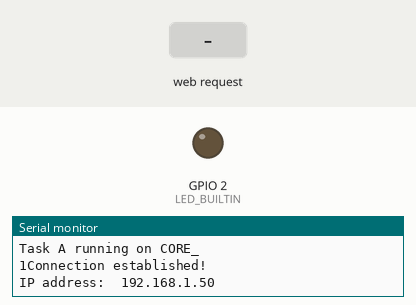
Bench run of a sketch on a simulated ESP32. Parts: output pins drawn as LEDs (lit = HIGH), the last lines printed to the serial monitor. The test bench sets the inputs (shaded band). WiFi joins after 1.5 s; servers stay silent unless stated.

Above: at 2.3 s.
2.4 s: HTTP request GET /H received
At 3.2 s:
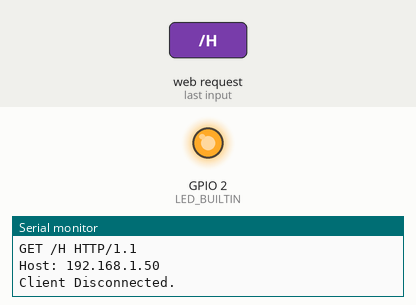
3.9 s: HTTP request GET /L received
At 4.3 s:
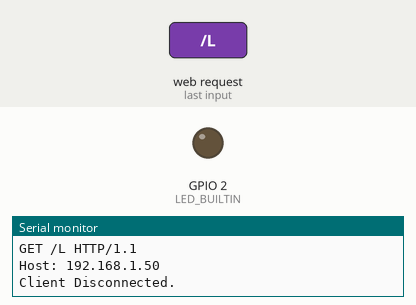
Timing chart, 0 to 6.9 s (numbered marks = the images above; inputs shaded):
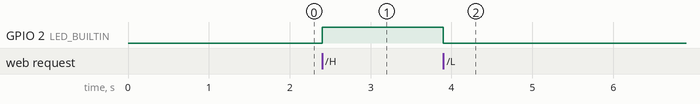

Measured:
- after the input at 2.4 s, GPIO 2 (LED_BUILTIN): LOW → HIGH at once
- after the input at 3.9 s, GPIO 2 (LED_BUILTIN): HIGH → LOW at once

The sketch:

p7_2.ino
```cpp
#include <WiFi.h>        // Include the Wi-Fi library

const char* ssid = "EN20405236";   // The name of the Wi-Fi network
const char* password = "ranasinghe" ; // The password of the Wi-Fi network
TaskHandle_t Task_A;
TaskHandle_t Task_B;
WiFiServer server(80);

void TaskA(void* pvParameters){
  Serial.print("Task A running on CORE_\n");
  Serial.print(xPortGetCoreID());

  WiFi.begin(ssid, password);             // Connect to the network
  while (WiFi.status() != WL_CONNECTED);// Wait for the Wi-Fi to connect
  Serial.println("Connection established!");
  Serial.print("IP address:\t");
  Serial.println(WiFi.localIP());

  xTaskCreatePinnedToCore(TaskB,
                          "Control 2 LEDS",
                          10000,
                          NULL,
                          1,
                          &Task_B,
                          1);
  vTaskDelete(Task_A); //deleting task

}

void TaskB(void * pvParameters){
  server.begin();
  while(1) {
    WiFiClient client = server.available();
    if (client) {
      Serial.println("New Client.");
      String currentLine = "";

      while (client.connected()) {
        if (client.available()) {
          char c = client.read();
          Serial.write(c);

          if (c == '\n') {
            if (currentLine.length() == 0) {
              client.println("HTTP/1.1 200 OK");
              client.println("Content-type:text/html");
              client.println();

              client.print("Click <a href=\"/H\">here</a> to turn the in built LED ON.<br>");
              client.print("Click <a href=\"/L\">here</a> to turn the in built LED OFF.<br>");
              client.println();
              break;

            } else {
              currentLine = "";
            }

          } else if (c != '\r') {
            currentLine += c;
          }

          if (currentLine.endsWith("GET /H")) {
            digitalWrite(LED_BUILTIN, HIGH);
          }

          if (currentLine.endsWith("GET /L")) {
            digitalWrite(LED_BUILTIN, LOW);
          }
        }
      }
      client.stop();
      Serial.println("Client Disconnected.");
    }
  }

}

void setup() {
  Serial.begin(115200);         // Start the Serial communication to send messages to the computer
  delay(10);
  pinMode(BUILTIN_LED , OUTPUT);
  xTaskCreatePinnedToCore(TaskA,
                          "Connect to the Network",
                          10000,
                          NULL,
                          1,
                          &Task_A,
                          0);
}
void loop() {
  // put your main code here, to run repeatedly:

}
```
